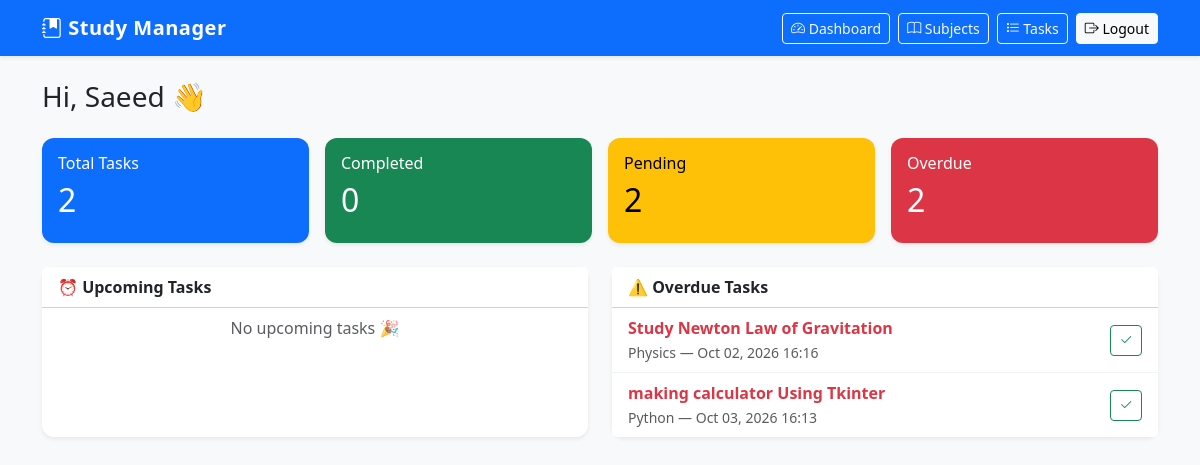
The page /dashboard (signed in) on the database its author committed.
### models.py (models this page shows)
class User(db.Model):
    id = db.Column(db.Integer, primary_key=True)
    username = db.Column(db.String(80), unique=True, nullable=False)
    email = db.Column(db.String(120), unique=True, nullable=False)
    password_hash = db.Column(db.String(255), nullable=False)
    subjects = db.relationship('Subject', backref='owner', lazy=True, cascade="all, delete-orphan")

class Task(db.Model):
    id = db.Column(db.Integer, primary_key=True)
    title = db.Column(db.String(200), nullable=False)
    description = db.Column(db.Text, default="")
    deadline = db.Column(db.DateTime, nullable=False)
    completed = db.Column(db.Boolean, default=False)
    created_at = db.Column(db.DateTime, default=datetime.utcnow)
    subject_id = db.Column(db.Integer, db.ForeignKey('subject.id'), nullable=False)
    user_id = db.Column(db.Integer, db.ForeignKey('user.id'), nullable=False)

class Subject(db.Model):
    id = db.Column(db.Integer, primary_key=True)
    name = db.Column(db.String(100), nullable=False)
    color = db.Column(db.String(20), default="#0d6efd")
    user_id = db.Column(db.Integer, db.ForeignKey('user.id'), nullable=False)
    tasks = db.relationship('Task', backref='subject', lazy=True, cascade="all, delete-orphan")

### app.py (the view)
@app.route('/dashboard')
@login_required
def dashboard():
    user = current_user()
    now = datetime.utcnow()
    all_tasks = Task.query.filter_by(user_id=user.id).all()
    upcoming = (Task.query
                .filter_by(user_id=user.id, completed=False)
                .filter(Task.deadline >= now)
                .order_by(Task.deadline.asc())
                .limit(5).all())
    overdue = (Task.query
               .filter_by(user_id=user.id, completed=False)
               .filter(Task.deadline < now)
               .order_by(Task.deadline.asc()).all())
    stats = {
        'total': len(all_tasks),
        'completed': sum(1 for t in all_tasks if t.completed),
        'pending': sum(1 for t in all_tasks if not t.completed),
        'overdue': len(overdue),
    }
    return render_template('dashboard.html',
                           user=user, upcoming=upcoming,
                           overdue=overdue, stats=stats, now=now)

### app.py (called while the page is built)
def login_required(f):
    @wraps(f)
    def wrapper(*args, **kwargs):
        if 'user_id' not in session:
            flash('Please log in first.', 'warning')
            return redirect(url_for('login'))
        return f(*args, **kwargs)
    return wrapper

def current_user():
    return User.query.get(session['user_id'])

### templates/dashboard.html (shortened to what this page needs)
{% extends 'base.html' %}
{% block content %}
<h3 class="mb-4">Hi, {{ user.username }} 👋</h3>
<div class="row g-3 mb-4">
    <div class="col-md-3">
        <div class="card text-bg-primary shadow-sm"><div class="card-body">
            <h6>Total Tasks</h6><h2>{{ stats.total }}</h2></div></div>
    </div>
    <div class="col-md-3">
        <div class="card text-bg-success shadow-sm"><div class="card-body">
            <h6>Completed</h6><h2>{{ stats.completed }}</h2></div></div>
    </div>
    <div class="col-md-3">
        <div class="card text-bg-warning shadow-sm"><div class="card-body">
            <h6>Pending</h6><h2>{{ stats.pending }}</h2></div></div>
    </div>
    <div class="col-md-3">
        <div class="card text-bg-danger shadow-sm"><div class="card-body">
            <h6>Overdue</h6><h2>{{ stats.overdue }}</h2></div></div>
    </div>
</div>
<div class="row g-4">
    <div class="col-md-6">
        <div class="card shadow-sm h-100">
            <div class="card-header bg-white"><strong>⏰ Upcoming Tasks</strong></div>
            <ul class="list-group list-group-flush">
                {% for t in upcoming %}
                    <li class="list-group-item d-flex justify-content-between align-items-center">
                        <div>
                            <div class="fw-semibold">{{ t.title }}</div>
                            <small class="text-muted">{{ t.subject.name }} — {{ t.deadline.strftime('%b %d, %Y %H:%M') }}</small>
                        </div>
                        <form method="POST" action="{{ url_for('toggle_task', task_id=t.id) }}">
                            <button class="btn btn-sm btn-outline-success"><i class="bi bi-check2"></i></button>
                        </form>
                    </li>
                {% else %}
                    <li class="list-group-item text-muted text-center">No upcoming tasks 🎉</li>
                {% endfor %}
            </ul>
        </div>
    </div>
    <div class="col-md-6">
        <div class="card shadow-sm h-100">
            <div class="card-header bg-white"><strong>⚠️ Overdue Tasks</strong></div>
            <ul class="list-group list-group-flush">
                {% for t in overdue %}
                    <li class="list-group-item d-flex justify-content-between align-items-center">
                        <div>
                            <div class="fw-semibold text-danger">{{ t.title }}</div>
                            <small class="text-muted">{{ t.subject.name }} — {{ t.deadline.strftime('%b %d, %Y %H:%M') }}</small>
                        </div>
                        <form method="POST" action="{{ url_for('toggle_task', task_id=t.id) }}">
                            <button class="btn btn-sm btn-outline-success"><i class="bi bi-check2"></i></button>
                        </form>
                    </li>
                {% else %}
                    <li class="list-group-item text-muted text-center">Nothing overdue. Great job! ✅</li>
                {% endfor %}
            </ul>
        </div>
    </div>
</div>
{% endblock %}

### static/style.css (style rules this page uses)
body { font-family: system-ui, -apple-system, "Segoe UI", Roboto, sans-serif; }
.card { border: none; border-radius: 0.75rem; }
.list-group-item { border-color: #f1f3f5; }

### rows shown on the page
User: username "Saeed"
Task: title "Study Newton Law of Gravitation", subject.name "Physics", deadline "Oct 02, 2026 16:16"
Task: title "making calculator Using Tkinter", subject.name "Python", deadline "Oct 03, 2026 16:13"

### other values the page prints
{{ stats.total }} "2"
{{ stats.completed }} "0"
{{ stats.pending }} "2"
{{ stats.overdue }} "2"
